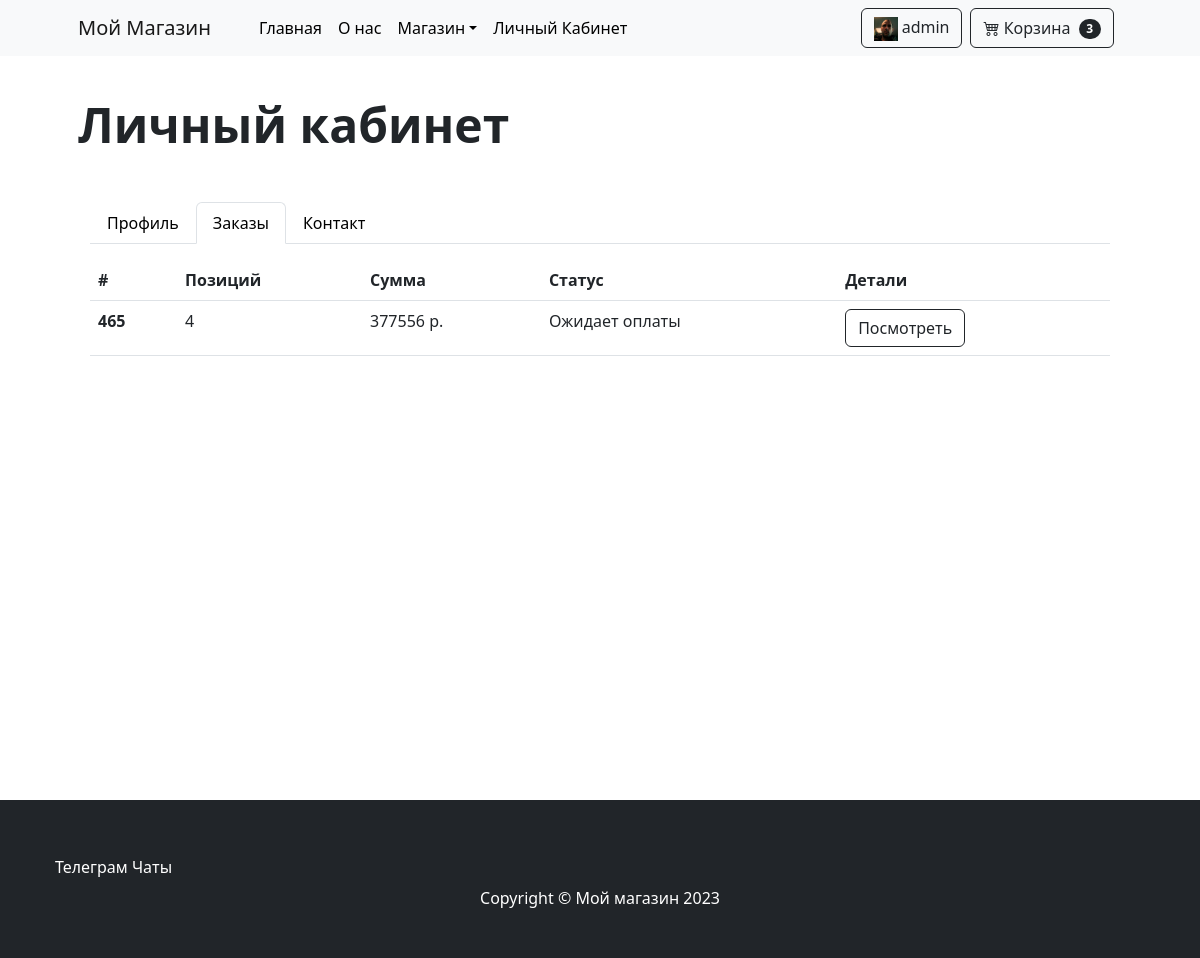
/user/account/orders (signed in), run on an earlier commit of the app's database.
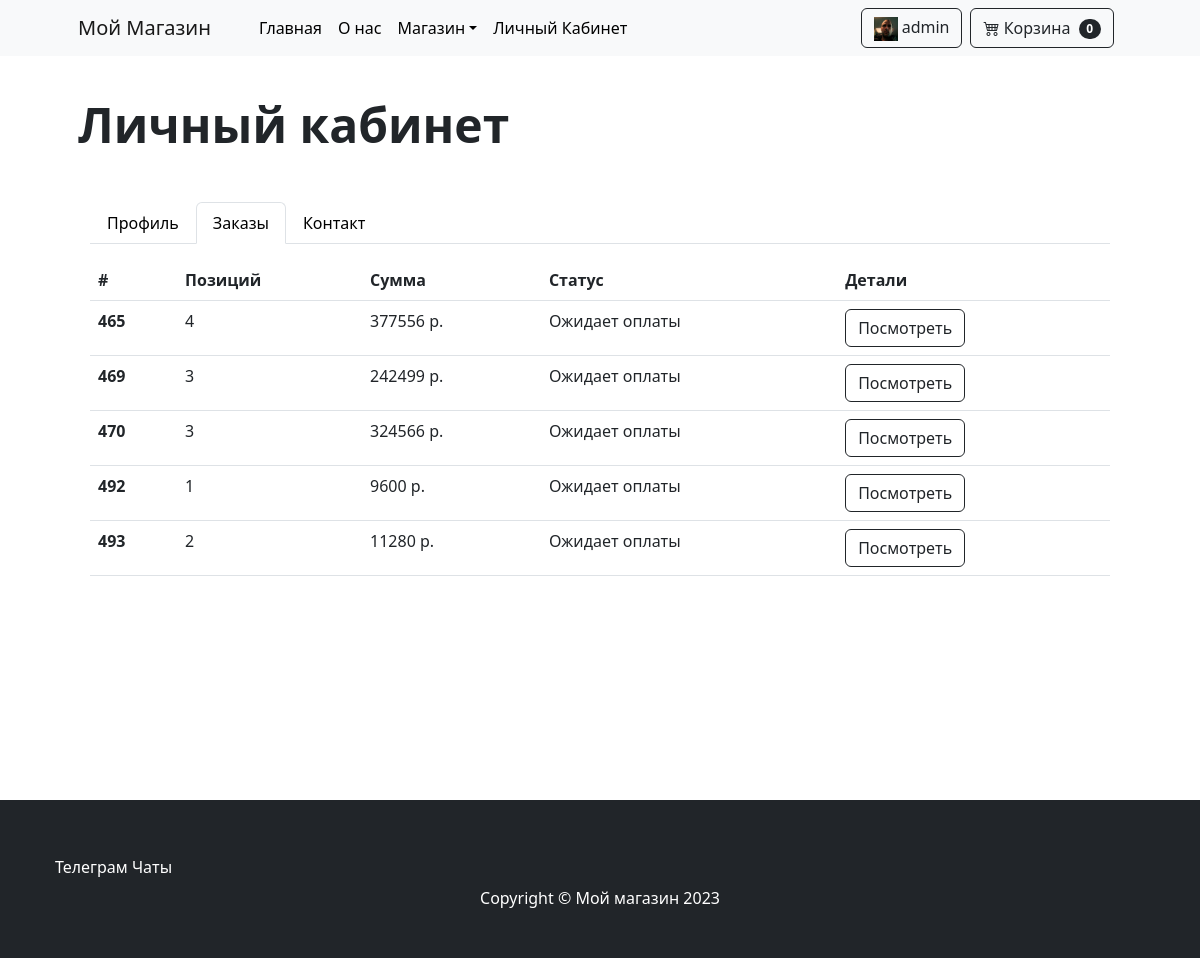
And on a later commit of the database.
### order/models.py (models this page shows, shortened)
class Order(models.Model):
    STATUS_CART = 1
    STATUS_WAITING_FOR_PAYMENT = 2
    STATUS_PAID = 3
    user = models.ForeignKey(User, on_delete=models.CASCADE, blank=True, null=True, default=None,
                             verbose_name='Покупатель')
    status = models.ForeignKey('OrderStatus', on_delete=models.SET_NULL, blank=True, null=True, default=None,
                               verbose_name='Статус')
    total_amount = models.DecimalField(max_digits=20, decimal_places=0, blank=True, null=True, default=0,
                                 verbose_name='Сумма')
    time_create = models.DateTimeField(auto_now_add=True, verbose_name='Создан')
    time_update = models.DateTimeField(auto_now=True, verbose_name='Обновлён')
    payment = models.ForeignKey('Payment', on_delete=models.SET_NULL, blank=True, null=True, default=None,
                                verbose_name='Платёж')
    comment = models.TextField(blank=True, verbose_name='Комментарий')
    session_key = models.CharField(max_length=100, blank=True, null=True, default=None,
                                   verbose_name='Ключ сессии')
    class Meta:
        verbose_name = 'Заказ'
        verbose_name_plural = 'Заказы'
    def get_absolute_url(self):
        return reverse('order-details', kwargs={'pk': self.pk})

class OrderStatus(models.Model):
    name = models.CharField(max_length=50, unique=True, verbose_name='Название')
    description = models.TextField(blank=True, verbose_name='Описание')
    class Meta:
        verbose_name = 'Статус заказа'
        verbose_name_plural = 'Статусы заказа'

### useraccount/views.py (the view)
# urls.py: path('account/orders', UserOrdersListView.as_view(), name='user-account-orders'),
class UserOrdersListView(ListView):
    model = Order
    template_name = 'user_account_orders.html'
    context_object_name = 'orders'
    def get_queryset(self):
        queryset = super().get_queryset()
        user = self.request.user
        return queryset.filter(user=user,status=Order.STATUS_WAITING_FOR_PAYMENT,total_amount__gt=0)

### order/context_processors.py (called while the page is built)
def cart(request):
    if request.user.is_authenticated:
        user = request.user
        cart, _ = Order.objects.get_or_create(user=user, status_id=Order.STATUS_CART)
    else:
        session_key = request.session.session_key
        if not session_key:
            request.session.cycle_key()
            session_key = request.session.session_key
        cart, _ = Order.objects.get_or_create(session_key=session_key, status_id=Order.STATUS_CART)
    cart_count = cart.productinorder_set.count()
    cart_total_amount = cart.total_amount
    cart_id = cart.id
    request.session['cart_id'] = cart_id
    return {
        'cart': cart,
        'cart_id': cart_id,
        'cart_count': cart_count,
        'cart_total_amount': cart_total_amount
    }

### shop/models.py (called while the page is built)
    def get_absolute_url(self):
        return reverse('category', kwargs={'slug': self.slug})

### shop/templatetags/base_tags.py (called while the page is built)
@register.simple_tag
def get_categories():
    categories = cache.get('categories')
    if not categories:
        categories = Category.objects.all()
        cache.set('categories', categories)
    return categories

### templates/user_account_orders.html (shortened to what this page needs)
{% extends 'base.html' %}
{% load static %}
{% block content %}
<section class="py-5">
    <div class="container px-5 px-lg-12 my-5">
        <div>
            <h1 class="display-5 fw-bolder">Личный кабинет</h1>
            <div class="container mt-5">
                <nav>
                    <div class="nav nav-tabs" id="nav-tab" role="tablist">
                        <button class="nav-link" id="nav-user-profile-tab" data-bs-toggle="tab"
                                data-bs-target="#nav-user-profile" type="button" role="tab"
                                aria-controls="nav-user-profile"
                                aria-selected="true"
                                onclick="location.href='{% url 'user-account' %}'">Профиль
                        </button>
                        <button class="nav-link  active" id="nav-orders-tab" data-bs-toggle="tab"
                                data-bs-target="#nav-orders"
                                type="button" role="tab" aria-controls="nav-orders" aria-selected="false"
                                onclick="location.href='{% url 'user-account-orders' %}'">Заказы
                        </button>
                        <button class="nav-link" id="nav-contact-tab" data-bs-toggle="tab" data-bs-target="#nav-contact"
                                type="button" role="tab" aria-controls="nav-contact" aria-selected="false">Контакт
                        </button>
                    </div>
                </nav>
                <div class="tab-content" id="nav-tabContent">
                    <div class="tab-pane mt-3 fade show active" id="nav-orders" role="tabpanel"
                         aria-labelledby="nav-orders-tab">
                        <table class="table">
                            <thead>
                            <tr>
                                <th scope="col">#</th>
                                <th scope="col">Позиций</th>
                                <th scope="col">Сумма</th>
                                <th scope="col">Статус</th>
                                <th scope="col">Детали</th>
                            </tr>
                            </thead>
                            <tbody>
                            {% for order in orders %}
                            <tr>
                                <th scope="row">{{order.id}}</th>
                                <td>{{order.productinorder_set.count}}</td>
                                <td>{{order.total_amount}} р.</td>
                                <td>{{order.status.name}}</td>
                                <td><a class="btn btn-outline-dark" href="{{order.get_absolute_url}}">Посмотреть</a></td>
                            </tr>
                            {% endfor %}
                            </tbody>
                        </table>
                    </div>
                </div>
            </div>
        </div>
    </div>
</section>
{% endblock content %}

### templates/navbar.html (shortened to what this page needs)
{% load static %}
{% load base_tags %}
{% load socialaccount %}
{% load account %}
<nav class="navbar navbar-expand-lg navbar-light bg-light fixed-top">
    <div class="container px-4 px-lg-5">
        <a class="navbar-brand" href="{% url 'index' %}">Мой Магазин</a>
        <div class="collapse navbar-collapse" id="navbarSupportedContent">
            <ul class="navbar-nav me-auto mb-2 mb-lg-0 ms-lg-4">
                <li class="nav-item"><a class="nav-link active" aria-current="page" href="{% url 'index' %}">Главная</a>
                </li>
                <li class="nav-item"><a class="nav-link" href="#!">О нас</a></li>
                <li class="nav-item dropdown">
                    <a class="nav-link dropdown-toggle active" id="navbarDropdown" href="#" role="button"
                       data-bs-toggle="dropdown" aria-expanded="false">Магазин</a>
                </li>
                {% if user.is_authenticated %}
                <li class="nav-item"><a class="nav-link active" aria-current="page" href="{% url 'user-account' %}">Личный
                    Кабинет</a></li>
                {% else %}
                <li class="nav-item"><a class="nav-link active" aria-current="page" href="" data-bs-toggle="modal"
                                        data-bs-target="#LoginModal">Личный
                    Кабинет</a></li>
                {% endif %}
            </ul>
            <div class="d-flex nav-link">
                {% if user.is_authenticated %}
                <button class="btn btn-outline-dark me-2" type="button" id="profile-button"
                        onclick="location.href='{% url 'user-account' %}'">
                    <div class="">
                        <img class="img-flex" src="{{ user.profile.image.url }}" style="width: 24px; height: 24px;">
                        {{ user.username}}
                    </div>
                </button>
                {% endif %}
                <button class="btn btn-outline-dark me-2" type="button" id="cart-button"
                        onclick="location.href='{% url 'cart-view' %}'">
                    <i class="bi bi-cart4"></i>
                    Корзина
                    <span class="badge bg-dark text-white ms-1 rounded-pill" id="cart-count">{{ cart_count }}</span>
                </button>
            </div>
        </div>
    </div>
</nav>

What changed in the data, as far as the page shows it:
now on this page (row edited): Order: id "469", productinorder_set.count "3", total_amount "242499", status.name "Ожидает оплаты"
added Order: id "470", productinorder_set.count "3", total_amount "324566", status.name "Ожидает оплаты"
added Order: id "492", productinorder_set.count "1", total_amount "9600", status.name "Ожидает оплаты"
added Order: id "493", productinorder_set.count "2", total_amount "11280", status.name "Ожидает оплаты"
Also different on the page:
{{ cart_count }}: "3" → "0"
